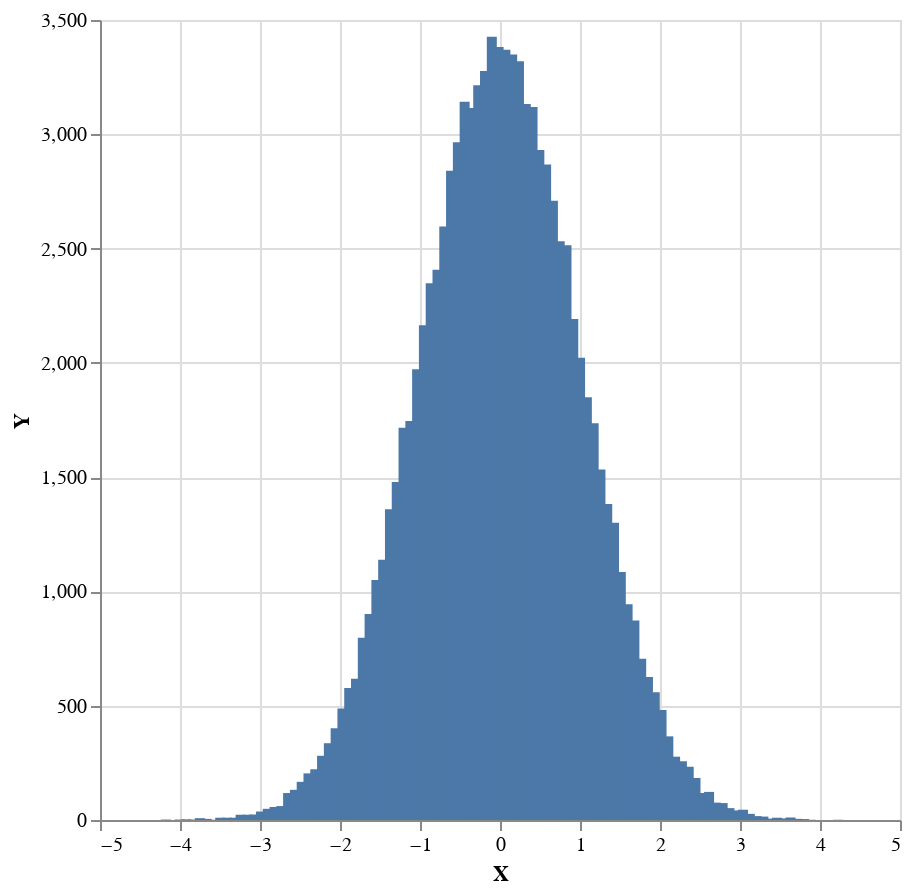

Write notebook code for a chart like this one.
### Markdown cell above
but it's nicer to apply a `histogram` function to multiple draws to define a distribution over histograms from which we'll sample.\
In that approach a distribution is composed and transformed first and the sampling is clearly split from the distribution definition.

### Code cell
sampler $ plot . histogramToList . histogram 100 <$> replicateM 100000 (weighted model2)

### Figure 1 — Vega-Lite specification as saved in the notebook (floating-point values rounded to 4 significant figures)
{"$schema": "https://vega.github.io/schema/vega-lite/v4.json", "data": {"values": [{"X": -4.176, "Y": 2}, {"X": -4.091, "Y": 0}, {"X": -4.006, "Y": 2}, {"X": -3.922, "Y": 3}, {"X": -3.837, "Y": 2}, {"X": -3.752, "Y": 8}, {"X": -3.667, "Y": 5}, {"X": -3.582, "Y": 1}, {"X": -3.497, "Y": 10}, {"X": -3.412, "Y": 10}, {"X": -3.327, "Y": 10}, {"X": -3.243, "Y": 23}, {"X": -3.158, "Y": 23}, {"X": -3.073, "Y": 24}, {"X": -2.988, "Y": 37}, {"X": -2.903, "Y": 49}, {"X": -2.818, "Y": 57}, {"X": -2.733, "Y": 61}, {"X": -2.648, "Y": 118}, {"X": -2.564, "Y": 132}, {"X": -2.479, "Y": 167}, {"X": -2.394, "Y": 204}, {"X": -2.309, "Y": 222}, {"X": -2.224, "Y": 281}, {"X": -2.139, "Y": 336}, {"X": -2.054, "Y": 401}, {"X": -1.97, "Y": 488}, {"X": -1.885, "Y": 578}, {"X": -1.8, "Y": 618}, {"X": -1.715, "Y": 797}, {"X": -1.63, "Y": 901}, {"X": -1.545, "Y": 1050}, {"X": -1.46, "Y": 1139}, {"X": -1.375, "Y": 1360}, {"X": -1.291, "Y": 1479}, {"X": -1.206, "Y": 1716}, {"X": -1.121, "Y": 1746}, {"X": -1.036, "Y": 1972}, {"X": -0.9511, "Y": 2165}, {"X": -0.8662, "Y": 2348}, {"X": -0.7814, "Y": 2407}, {"X": -0.6965, "Y": 2597}, {"X": -0.6116, "Y": 2841}, {"X": -0.5268, "Y": 2965}, {"X": -0.4419, "Y": 3142}, {"X": -0.357, "Y": 3115}, {"X": -0.2721, "Y": 3215}, {"X": -0.1873, "Y": 3277}, {"X": -0.1024, "Y": 3427}, {"X": -0.01754, "Y": 3382}, {"X": 0.06733, "Y": 3370}, {"X": 0.1522, "Y": 3349}, {"X": 0.2371, "Y": 3320}, {"X": 0.3219, "Y": 3132}, {"X": 0.4068, "Y": 3119}, {"X": 0.4917, "Y": 2931}, {"X": 0.5765, "Y": 2868}, {"X": 0.6614, "Y": 2709}, {"X": 0.7463, "Y": 2532}, {"X": 0.8311, "Y": 2515}, {"X": 0.916, "Y": 2192}, {"X": 1.001, "Y": 2022}, {"X": 1.086, "Y": 1850}, {"X": 1.171, "Y": 1736}, {"X": 1.255, "Y": 1533}, {"X": 1.34, "Y": 1383}, {"X": 1.425, "Y": 1301}, {"X": 1.51, "Y": 1085}, {"X": 1.595, "Y": 944}, {"X": 1.68, "Y": 873}, {"X": 1.765, "Y": 705}, {"X": 1.85, "Y": 626}, {"X": 1.934, "Y": 559}, {"X": 2.019, "Y": 481}, {"X": 2.104, "Y": 366}, {"X": 2.189, "Y": 277}, {"X": 2.274, "Y": 257}, {"X": 2.359, "Y": 233}, {"X": 2.444, "Y": 184}, {"X": 2.529, "Y": 118}, {"X": 2.613, "Y": 123}, {"X": 2.698, "Y": 76}, {"X": 2.783, "Y": 74}, {"X": 2.868, "Y": 52}, {"X": 2.953, "Y": 42}, {"X": 3.038, "Y": 45}, {"X": 3.123, "Y": 27}, {"X": 3.207, "Y": 17}, {"X": 3.292, "Y": 15}, {"X": 3.377, "Y": 6}, {"X": 3.462, "Y": 10}, {"X": 3.547, "Y": 7}, {"X": 3.632, "Y": 11}, {"X": 3.717, "Y": 5}, {"X": 3.802, "Y": 4}, {"X": 3.886, "Y": 1}, {"X": 3.971, "Y": 0}, {"X": 4.056, "Y": 0}, {"X": 4.141, "Y": 0}, {"X": 4.226, "Y": 1}]}, "encoding": {"x": {"field": "X", "type": "quantitative"}, "y": {"field": "Y", "type": "quantitative"}}, "height": 400, "mark": "bar", "width": 400}
